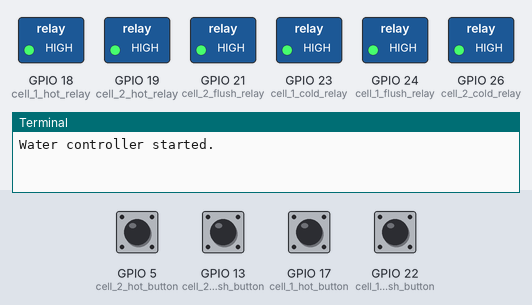
The program below on a simulated Raspberry Pi (BCM pin numbers). Shown: switched loads named in the program (green lamp = pin HIGH), the last lines printed to the terminal. The inputs (shaded band) are chosen by the test bench; at power-on: GPIO 5 (cell_2_hot_button), GPIO 13 (cell_2_flush_button), GPIO 17 (cell_1_hot_button), GPIO 22 (cell_1_flush_button) HIGH. Parts the program declares active-low are drawn by pin level, so they are really on while drawn off; threads take turns every 2 ms.

Above: at 1.2 s.
1.3 s: GPIO 5 (cell_2_hot_button) pulled LOW for 0.15 s
At 2.5 s:
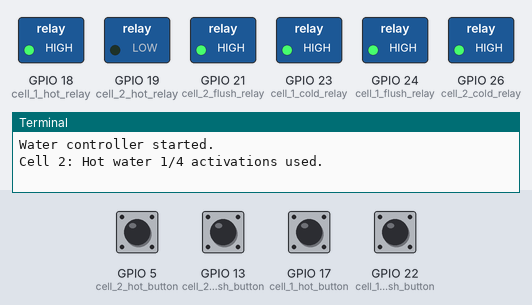
2.9 s: GPIO 13 (cell_2_flush_button) pulled LOW for 0.15 s
At 3.7 s:
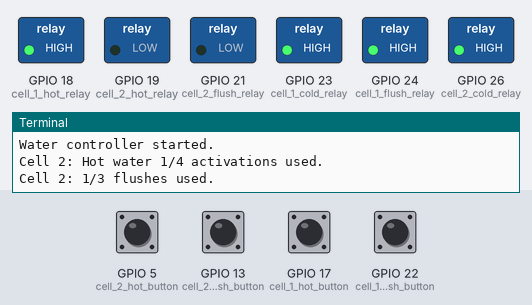
6.0 s: GPIO 17 (cell_1_hot_button) pulled LOW for 0.15 s
At 7.2 s:
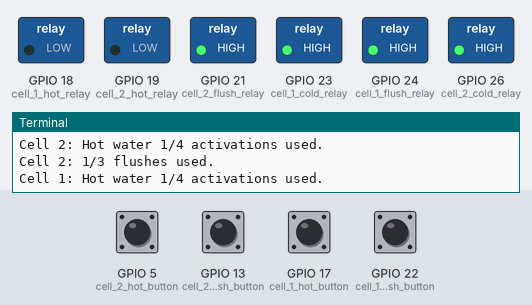
7.6 s: GPIO 22 (cell_1_flush_button) pulled LOW for 0.15 s
At 8.5 s:
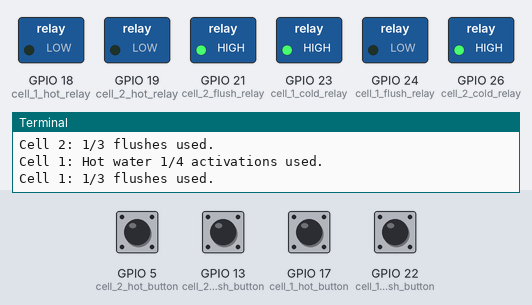
10.7 s: GPIO 13 (cell_2_flush_button) pulled LOW for 1 s
At 12.0 s:
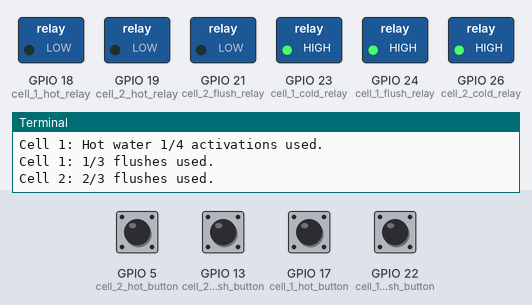
Timing chart, 0 to 32.8 s (numbered marks = the images above; inputs shaded):
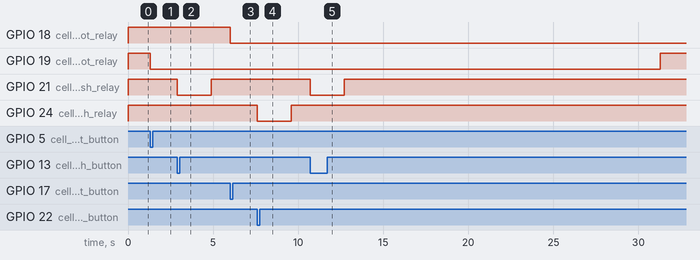

The program:

controller.py
```python
from gpiozero import Button, OutputDevice
from signal import pause
from threading import Timer, Lock
from collections import deque
from time import monotonic


# --------------------------------------------------
# SETTINGS
# --------------------------------------------------

WATER_RUN_TIME = 30
FLUSH_RUN_TIME = 2

DEFAULT_FLUSH_LIMIT = 3
DEFAULT_WATER_LIMIT = 4

FLUSH_WINDOW = 60 * 60
WATER_WINDOW = 60 * 60

cell_1_flush_limit = DEFAULT_FLUSH_LIMIT
cell_2_flush_limit = DEFAULT_FLUSH_LIMIT

cell_1_hot_limit = DEFAULT_WATER_LIMIT
cell_1_cold_limit = DEFAULT_WATER_LIMIT

cell_2_hot_limit = DEFAULT_WATER_LIMIT
cell_2_cold_limit = DEFAULT_WATER_LIMIT


# --------------------------------------------------
# CELL 1 BUTTONS
# --------------------------------------------------

cell_1_hot_button = Button(17, pull_up=True, bounce_time=0.05)
cell_1_cold_button = Button(27, pull_up=True, bounce_time=0.05)
cell_1_flush_button = Button(22, pull_up=True, bounce_time=0.05)


# --------------------------------------------------
# CELL 1 RELAYS
# --------------------------------------------------

cell_1_hot_relay = OutputDevice(
    18,
    active_high=False,
    initial_value=False
)

cell_1_cold_relay = OutputDevice(
    23,
    active_high=False,
    initial_value=False
)

cell_1_flush_relay = OutputDevice(
    24,
    active_high=False,
    initial_value=False
)


# --------------------------------------------------
# CELL 2 BUTTONS
# --------------------------------------------------

cell_2_hot_button = Button(5, pull_up=True, bounce_time=0.05)
cell_2_cold_button = Button(6, pull_up=True, bounce_time=0.05)
cell_2_flush_button = Button(13, pull_up=True, bounce_time=0.05)


# --------------------------------------------------
# CELL 2 RELAYS
# --------------------------------------------------

cell_2_hot_relay = OutputDevice(
    19,
    active_high=False,
    initial_value=False
)

cell_2_cold_relay = OutputDevice(
    26,
    active_high=False,
    initial_value=False
)

cell_2_flush_relay = OutputDevice(
    21,
    active_high=False,
    initial_value=False
)


# --------------------------------------------------
# CELL ENABLE / DISABLE STATE
# Future Laravel control
# --------------------------------------------------

cell_1_enabled = True
cell_2_enabled = True


# --------------------------------------------------
# RELAY LOCKS AND ACTIVE STATES
# --------------------------------------------------

relay_states = {}

all_relays = [
    cell_1_hot_relay,
    cell_1_cold_relay,
    cell_1_flush_relay,
    cell_2_hot_relay,
    cell_2_cold_relay,
    cell_2_flush_relay
]

for relay in all_relays:
    relay_states[relay] = {
        "lock": Lock(),
        "active": False
    }

# --------------------------------------------------
# HOURLY WATER TRACKING
# --------------------------------------------------

water_history = {
    1: {
        "hot": deque(),
        "cold": deque()
    },
    2: {
        "hot": deque(),
        "cold": deque()
    }
}

water_locks = {
    1: {
        "hot": Lock(),
        "cold": Lock()
    },
    2: {
        "hot": Lock(),
        "cold": Lock()
    }
}


def activate_water(cell_number, water_type, relay, enabled, limit):

    if not enabled:
        print(f"Cell {cell_number} is disabled.")
        return

    with water_locks[cell_number][water_type]:

        now = monotonic()

        history = water_history[cell_number][water_type]

        # Remove activations older than 60 minutes
        while history and now - history[0] >= WATER_WINDOW:
            history.popleft()

        if len(history) >= limit:
            print(
                f"Cell {cell_number}: "
                f"Hourly {water_type} water limit reached."
            )
            return

        # Only count when relay successfully activates
        if activate_relay(relay, WATER_RUN_TIME, enabled):

            history.append(now)

            print(
                f"Cell {cell_number}: "
                f"{water_type.capitalize()} water "
                f"{len(history)}/{limit} activations used."
            )

# --------------------------------------------------
# HOURLY FLUSH TRACKING
# --------------------------------------------------

flush_history = {
    1: deque(),
    2: deque()
}

flush_locks = {
    1: Lock(),
    2: Lock()
}


def activate_flush(cell_number, relay, enabled, limit):

    if not enabled:
        print(f"Cell {cell_number} is disabled.")
        return

    with flush_locks[cell_number]:

        now = monotonic()
        history = flush_history[cell_number]

        # Remove flushes older than 60 minutes
        while history and now - history[0] >= FLUSH_WINDOW:
            history.popleft()

        if len(history) >= limit:
            print(
                f"Cell {cell_number}: Hourly flush limit reached."
            )
            return

        # Only count a flush if the relay starts
        if activate_relay(relay, FLUSH_RUN_TIME, enabled):
            history.append(now)

            print(
                f"Cell {cell_number}: "
                f"{len(history)}/{limit} flushes used."
            )


# --------------------------------------------------
# RELAY CONTROL WITH TIMER PROTECTION
# --------------------------------------------------

def activate_relay(relay, duration, cell_enabled):

    if not cell_enabled:
        print("Water control denied - cell disabled.")
        return False

    state = relay_states[relay]

    with state["lock"]:

        if state["active"]:
            print("Relay already active.")
            return False

        state["active"] = True

        try:
            relay.on()

            def stop_relay():
                with state["lock"]:
                    try:
                        relay.off()
                    finally:
                        state["active"] = False

            timer = Timer(duration, stop_relay)
            timer.daemon = True
            timer.start()

            return True

        except Exception:
            try:
                relay.off()
            finally:
                state["active"] = False
            raise

# --------------------------------------------------
# CELL 1
# --------------------------------------------------

def cell_1_hot():
    activate_water(
        1,
        "hot",
        cell_1_hot_relay,
        cell_1_enabled,
        cell_1_hot_limit
    )


def cell_1_cold():
    activate_water(
        1,
        "cold",
        cell_1_cold_relay,
        cell_1_enabled,
        cell_1_cold_limit
    )


def cell_1_flush():
    activate_flush(
        1,
        cell_1_flush_relay,
        cell_1_enabled,
        cell_1_flush_limit
    )


# --------------------------------------------------
# CELL 2
# --------------------------------------------------

def cell_2_hot():
    activate_water(
        2,
        "hot",
        cell_2_hot_relay,
        cell_2_enabled,
        cell_2_hot_limit
    )


def cell_2_cold():
    activate_water(
        2,
        "cold",
        cell_2_cold_relay,
        cell_2_enabled,
        cell_2_cold_limit
    )


def cell_2_flush():
    activate_flush(
        2,
        cell_2_flush_relay,
        cell_2_enabled,
        cell_2_flush_limit
    )


# --------------------------------------------------
# BUTTON EVENTS
# --------------------------------------------------

cell_1_hot_button.when_pressed = cell_1_hot
cell_1_cold_button.when_pressed = cell_1_cold
cell_1_flush_button.when_pressed = cell_1_flush

cell_2_hot_button.when_pressed = cell_2_hot
cell_2_cold_button.when_pressed = cell_2_cold
cell_2_flush_button.when_pressed = cell_2_flush


# --------------------------------------------------
# START
# --------------------------------------------------

print("Water controller started.")

pause()
```

Measured:
- after the input at 1.3 s, GPIO 19 (cell_2_hot_relay): HIGH → LOW at once
- after the input at 2.9 s, GPIO 21 (cell_2_flush_relay): HIGH → LOW at once, → HIGH 2.0 s later
- after the input at 6.0 s, GPIO 18 (cell_1_hot_relay): HIGH → LOW at once
- after the input at 7.6 s, GPIO 24 (cell_1_flush_relay): HIGH → LOW at once, → HIGH 2.0 s later
- after the input at 10.7 s, GPIO 21 (cell_2_flush_relay): HIGH → LOW at once, → HIGH 2.0 s later
